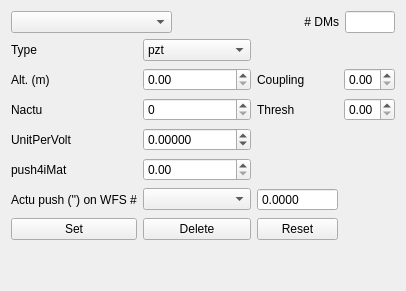
         <widget class="QWidget" name="tab_3">
          <attribute name="title">
           <string>DM</string>
          </attribute>
          <layout class="QVBoxLayout" name="verticalLayout_12">
           <item>
            <layout class="QVBoxLayout" name="verticalLayout_13">
             <item>
              <layout class="QHBoxLayout" name="horizontalLayout_9">
               <item>
                <widget class="QComboBox" name="wao_selectDM"/>
               </item>
               <item>
                <widget class="QLabel" name="label_42">
                 <property name="text">
                  <string># DMs</string>
                 </property>
                 <property name="alignment">
                  <set>Qt::AlignRight|Qt::AlignTrailing|Qt::AlignVCenter</set>
                 </property>
                </widget>
               </item>
               <item>
                <widget class="QLineEdit" name="wao_numberofDMs">
                 <property name="maximumSize">
                  <size>
                   <width>50</width>
                   <height>16777215</height>
                  </size>
                 </property>
                 <property name="readOnly">
                  <bool>true</bool>
                 </property>
                </widget>
               </item>
              </layout>
             </item>
             <item>
              <layout class="QGridLayout" name="gridLayout_5">
               <property name="verticalSpacing">
                <number>7</number>
               </property>
               <item row="1" column="0">
                <widget class="QLabel" name="label_36">
                 <property name="text">
                  <string>Alt. (m)</string>
                 </property>
                </widget>
               </item>
               <item row="1" column="3">
                <widget class="QDoubleSpinBox" name="wao_dmCoupling">
                 <property name="maximum">
                  <double>1.000000000000000</double>
                 </property>
                 <property name="singleStep">
                  <double>0.100000000000000</double>
                 </property>
                </widget>
               </item>
               <item row="2" column="1">
                <widget class="QSpinBox" name="wao_dmNactu">
                 <property name="maximum">
                  <number>1000</number>
                 </property>
                </widget>
               </item>
               <item row="6" column="2">
                <widget class="QPushButton" name="wao_reset_dm">
                 <property name="text">
                  <string>Reset</string>
                 </property>
                </widget>
               </item>
               <item row="6" column="1">
                <widget class="QPushButton" name="pushButton_13">
                 <property name="text">
                  <string>Delete</string>
                 </property>
                </widget>
               </item>
               <item row="1" column="2">
                <widget class="QLabel" name="label_38">
                 <property name="text">
                  <string>Coupling</string>
                 </property>
                </widget>
               </item>
               <item row="0" column="1">
                <widget class="QComboBox" name="wao_dmTypeSelector">
                 <item>
                  <property name="text">
                   <string>pzt</string>
                  </property>
                 </item>
                 <item>
                  <property name="text">
                   <string>tt</string>
                  </property>
                 </item>
                 <item>
                  <property name="text">
                   <string>kl</string>
                  </property>
                 </item>
                </widget>
               </item>
               <item row="3" column="0">
                <widget class="QLabel" name="label_40">
                 <property name="text">
                  <string>UnitPerVolt</string>
                 </property>
                </widget>
               </item>
               <item row="0" column="0">
                <widget class="QLabel" name="label_35">
                 <property name="text">
                  <string>Type</string>
                 </property>
                </widget>
               </item>
               <item row="2" column="0">
                <widget class="QLabel" name="label_37">
                 <property name="text">
                  <string>Nactu</string>
                 </property>
                </widget>
               </item>
               <item row="2" column="3">
                <widget class="QDoubleSpinBox" name="wao_dmThresh">
                 <property name="maximum">
                  <double>1.000000000000000</double>
                 </property>
                 <property name="singleStep">
                  <double>0.100000000000000</double>
                 </property>
                </widget>
               </item>
               <item row="3" column="1">
                <widget class="QDoubleSpinBox" name="wao_dmUnitPerVolt">
                 <property name="decimals">
                  <number>5</number>
                 </property>
                 <property name="minimum">
                  <double>-100000.000000000000000</double>
                 </property>
                 <property name="maximum">
                  <double>100000.990000000005239</double>
                 </property>
                </widget>
               </item>
               <item row="1" column="1">
                <widget class="QDoubleSpinBox" name="wao_dmAlt">
                 <property name="maximum">
                  <double>100000.990000000005239</double>
                 </property>
                 <property name="singleStep">
                  <double>100.000000000000000</double>
                 </property>
                </widget>
               </item>
               <item row="6" column="0">
                <widget class="QPushButton" name="wao_setDM">
                 <property name="text">
                  <string>Set</string>
                 </property>
                </widget>
               </item>
               <item row="2" column="2">
                <widget class="QLabel" name="label_39">
                 <property name="text">
                  <string>Thresh</string>
                 </property>
                </widget>
               </item>
               <item row="4" column="1">
                <widget class="QDoubleSpinBox" name="wao_dmpush4iMat">
                 <property name="minimum">
                  <double>0.000000000000000</double>
                 </property>
                 <property name="maximum">
                  <double>100000000.989999994635582</double>
                 </property>
                </widget>
               </item>
               <item row="5" column="1">
                <widget class="QComboBox" name="wao_dmActuPushArcSecNumWFS"/>
               </item>
               <item row="5" column="0">
                <widget class="QLabel" name="label_62">
                 <property name="text">
                  <string>Actu push ('') on WFS #</string>
                 </property>
                </widget>
               </item>
               <item row="4" column="0">
                <widget class="QLabel" name="label_64">
                 <property name="text">
                  <string>push4iMat</string>
                 </property>
                </widget>
               </item>
               <item row="5" column="2">
                <widget class="QDoubleSpinBox" name="wao_dmActPushArcsec">
                 <property name="readOnly">
                  <bool>true</bool>
                 </property>
                 <property name="buttonSymbols">
                  <enum>QAbstractSpinBox::NoButtons</enum>
                 </property>
                 <property name="decimals">
                  <number>4</number>
                 </property>
                 <property name="maximum">
                  <double>10000000.000000000000000</double>
                 </property>
                 <property name="singleStep">
                  <double>0.100000000000000</double>
                 </property>
                </widget>
               </item>
              </layout>
             </item>
             <item>
              <spacer name="verticalSpacer">
               <property name="orientation">
                <enum>Qt::Vertical</enum>
               </property>
               <property name="sizeHint" stdset="0">
                <size>
                 <width>20</width>
                 <height>40</height>
                </size>
               </property>
              </spacer>
             </item>
            </layout>
           </item>
          </layout>
         </widget>
